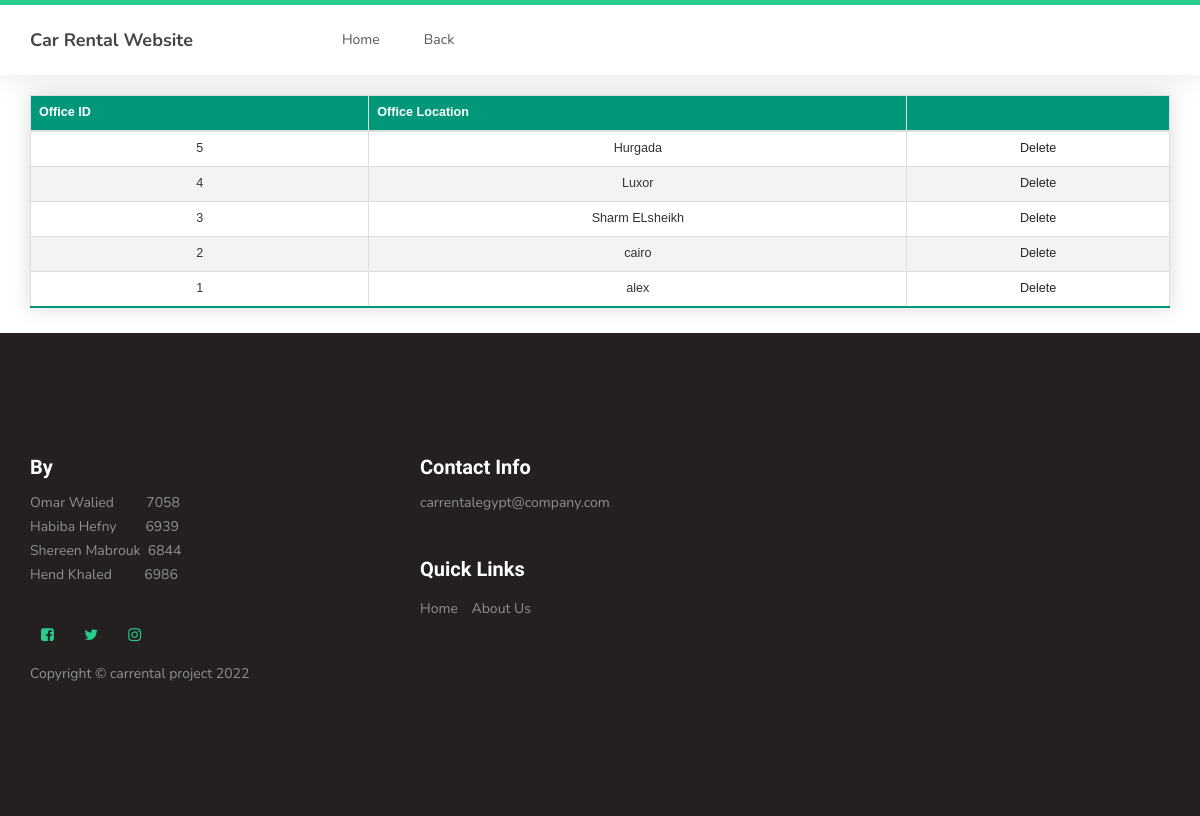
/viewoffices.php (signed in), run on the app's committed database.
### tables this page shows
CREATE TABLE `office` (
  `officeid` int(11) NOT NULL,
  `officeloc` varchar(200) DEFAULT NULL,
  PRIMARY KEY (`officeid`)
);

### developers3.php (called while the page is built)
<?php
include("connection.php");
$db= $con;
$tableName="office";
$columns= ['officeid','officeloc'];
$fetchData = fetch_data($db, $tableName, $columns);
function fetch_data($db, $tableName, $columns){
 if(empty($db)){
  $msg= "Database connection error";
 }elseif (empty($columns) || !is_array($columns)) {
  $msg="columns Name must be defined in an indexed array";
 }elseif(empty($tableName)){
   $msg= "Table Name is empty";
}else{
$columnName = implode(", ", $columns);
$query = "SELECT ".$columnName." FROM $tableName"." ORDER BY officeid DESC";
$result = $db->query($query);
if($result== true){
 if ($result->num_rows > 0) {
    $row= mysqli_fetch_all($result, MYSQLI_ASSOC);
    $msg= $row;
 } else {
    $msg= "No Data Found";
 }
}else{
  $msg= mysqli_error($db);
}
}
return $msg;
}
?>

### viewoffices.php (the view, shortened to what this page needs)
<?php
include("connection.php");
?>
<?php
include("developers3.php");
?>
<!DOCTYPE html>
<html lang="en">
<head>
     <link rel="stylesheet" href="css/bootstrap.min.css">
     <link rel="stylesheet" href="css/font-awesome.min.css">
     <link rel="stylesheet" href="css/owl.carousel.css">
     <link rel="stylesheet" href="css/owl.theme.default.min.css">
     <link  href="stylee.css?v=<?php echo time(); ?>" rel="stylesheet" type="text/css" />
     <link rel="stylesheet" href="css/style.css">
</head>
<body id="top" data-spy="scroll" data-target=".navbar-collapse" data-offset="50">
     <section class="navbar custom-navbar navbar-fixed-top" role="navigation">
          <div class="container">
               <div class="navbar-header">
                    <a href="#" class="navbar-brand">Car Rental Website</a>
               </div>
               <div class="collapse navbar-collapse">
                    <ul class="nav navbar-nav navbar-nav-first">
                         <li><a href="index.html">Home</a></li>
                         <li><a href="indexadmin.php">Back</a></li>
                    </ul>
               </div>
          </div>
     </section>
<div class="container">
               <div class="text-center">
      <table class="table table-bordered styled-table">
       <thead>
       	<tr>
         <th>Office ID</th>
         <th>Office Location</th>
         <th>     </th>
    </thead>
    <tbody>
  <?php
      if(is_array($fetchData)){
      $sn=1;
      foreach($fetchData as $data){
    ?>
      <tr>
      <td ><?php echo $data['officeid']??''; ?></td>
      <td><?php echo $data['officeloc']??''; ?></td>
      <td><a href="deleteoffice.php?officeid=<?php echo $data['officeid']?>">Delete</a> </td>
     </tr>
     <?php
      $sn++;}}?>
    </tbody>
     </table>
               </div></div>
    <footer id="footer">
          <div class="container">
               <div class="row">
                    <div class="col-md-4 col-sm-6">
                         <div class="footer-info">
                              <div class="section-title">
                                   <h2>By</h2>
                              </div>
                              <address>
                                   <p>Omar Walied &nbsp;&nbsp;&nbsp;&nbsp;&nbsp;&nbsp;&nbsp;    7058 </p>
                                   <p>Habiba Hefny &nbsp;&nbsp;&nbsp;&nbsp;&nbsp;&nbsp;   6939 </p>
                                   <p>Shereen Mabrouk &nbsp;6844 </p>
                                   <p>Hend Khaled  &nbsp;&nbsp;&nbsp;&nbsp;&nbsp;&nbsp;&nbsp;   6986</p>
                              </address>
                              <ul class="social-icon">
                                   <li><a href="#" class="fa fa-facebook-square" attr="facebook icon"></a></li>
                                   <li><a href="#" class="fa fa-twitter"></a></li>
                                   <li><a href="#" class="fa fa-instagram"></a></li>
                              </ul>
                              <div class="copyright-text">
                                   <p>Copyright &copy; carrental project 2022 </p>
                              </div>
                         </div>
                    </div>
                    <div class="col-md-4 col-sm-6">
                         <div class="footer-info">
                              <div class="section-title">
                                   <h2>Contact Info</h2>
                              </div>
                              <address>
                                   <p><a href="mailto:contact@company.com">carrentalegypt@company.com</a></p>
                              </address>
                              <div class="footer_menu">
                                   <h2>Quick Links</h2>
                                   <ul>
                                        <li><a href="index.html">Home</a></li>
                                        <li><a href="about-us.html">About Us</a></li>
                                   </ul>
                              </div>
                         </div>
                    </div>
                    <div class="col-md-4 col-sm-12">
                         </div>
                    </div>
               </div>
     </footer>
</body>
</html>

### stylee.css (style rules this page uses)
.styled-table { border-collapse: collapse; margin: 25px 0; font-size: 0.9em; font-family: sans-serif; min-width: 400px; box-shadow: 0 0 20px rgba(0, 0, 0, 0.15); }
.styled-table thead tr { background-color: #009879; color: #ffffff; text-align: left; }
.styled-table th, .styled-table td { padding: 12px 15px; }
.styled-table tbody tr { border-bottom: 1px solid #dddddd; }
.styled-table tbody tr:nth-of-type(even) { background-color: #f3f3f3; }
.styled-table tbody tr:last-of-type { border-bottom: 2px solid #009879; }

### css/style.css (style rules this page uses)
body { background: #ffffff; font-family: 'Nunito', sans-serif; overflow-x: hidden; padding-top: 70px; }
h1,h2,h3,h4,h5,h6 { font-family: 'Muli', sans-serif; font-weight: bold; line-height: inherit; }
h2 { color: #353535; font-size: 2em; padding-bottom: 10px; }
p { color: #757575; font-size: 14px; font-weight: normal; line-height: 24px; }
html { -webkit-font-smoothing: antialiased; }
a { color: #252525; -webkit-transition: 0.5s; transition: 0.5s; text-decoration: none !important; }
a, input, button, .form-control { -webkit-transition: 0.5s; transition: 0.5s; }
.section-title { padding-bottom: 40px; }
.section-title h2 { margin: 0; }
section { position: relative; padding: 100px 0; }
.custom-navbar { background: #ffffff; border-top: 5px solid #29ca8e; border-bottom: 0; -webkit-box-shadow: 0 1px 30px rgba(0, 0, 0, 0.1); -moz-box-shadow: 0 1px 30px rgba(0, 0, 0, 0.1); box-shadow: 0 1px 30px rgba(0, 0, 0, 0.1); padding: 12px 0; margin-bottom: 0; padding: 0; }
.custom-navbar .navbar-brand { color: #454545; font-size: 18px; font-weight: bold; line-height: 40px; }
.custom-navbar .navbar-nav.navbar-nav-first { margin-left: 8em; }
.custom-navbar .nav li a { line-height: 40px; color: #575757; padding-right: 22px; padding-left: 22px; }
footer { background: #252020; padding: 120px 0; }
footer .section-title { padding-bottom: 10px; }
footer h2 { font-size: 20px; }
footer a, footer p { color: #909090; }
footer address p { margin-bottom: 0; }
footer .social-icon { margin-top: 25px; }
.footer-info { margin-right: 2em; }
.footer-info h2 { color: #ffffff; padding: 0; }
.footer_menu h2 { margin-top: 2em; }
.footer_menu ul { margin: 0; padding: 0; }
.footer_menu li { display: inline-block; list-style: none; margin: 5px 10px 5px 0; }
.social-icon { position: relative; padding: 0; margin: 0; }
.social-icon li { display: inline-block; list-style: none; margin-bottom: 5px; }
.social-icon li a { border-radius: 100px; color: #29ca8e; font-size: 15px; width: 35px; height: 35px; line-height: 35px; text-decoration: none; text-align: center; transition: all 0.4s ease-in-out; position: relative; margin: 5px 5px 5px 0; }
section, .section-background .item, .section-background .courses-thumb, .section-background .team-thumb, main > section:nth-child(even) .item, main > section:nth-child(even) .courses-thumb, main > section:nth-child(even) .team-thumb, main > section { background: #fff; }
.styled-table tbody tr:last-of-type { border-bottom: 2px solid #009879; }

### data on the page
office: officeid "5", officeloc "Hurgada"
office: officeid "4", officeloc "Luxor"
office: officeid "3", officeloc "Sharm ELsheikh"
office: officeid "2", officeloc "cairo"
office: officeid "1", officeloc "alex"
